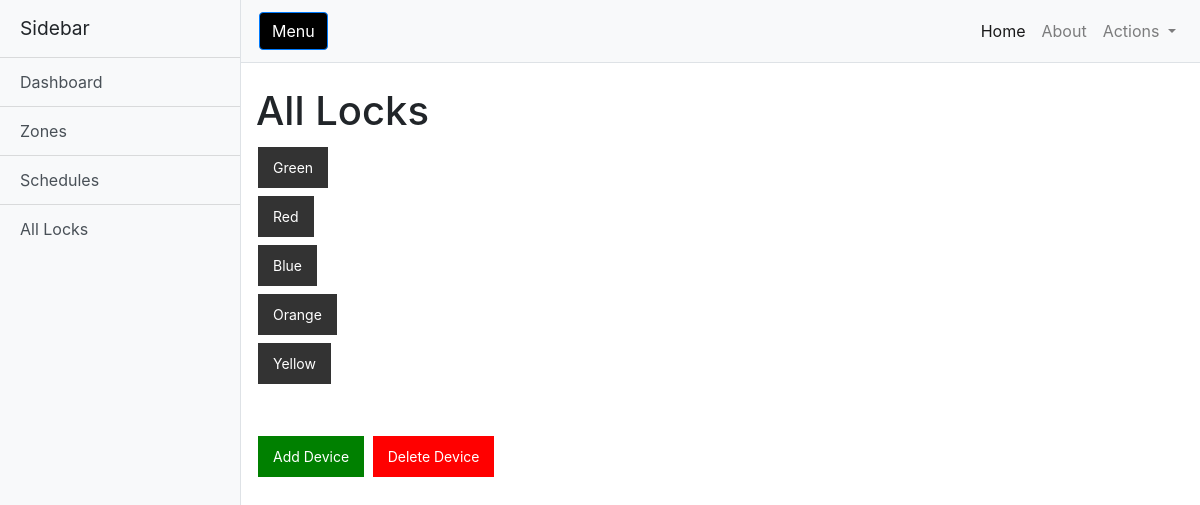
/all_locks, run on the app's committed database.
### dbschema.py (models this page shows)
class Lock(db.Model):
    id = db.Column(db.Integer, primary_key=True)
    lock_name=db.Column(db.String(20), unique = True, nullable= False)
    zone_id = db.Column(db.Integer,db.ForeignKey('zone.id'))

### webapp/webapprun.py (the view)
@app.route('/all_locks')
def all_locks():
	locks = Lock.query.all()
	return render_template("all_locks.html", title='All Locks', locks = locks)

### webapp/templates/all_locks.html (shortened to what this page needs)
<!DOCTYPE html>
<html lang="en">
<head>
  <link href="../static/vendor/bootstrap/css/bootstrap.min.css" rel="stylesheet">
  <link href="../static/css/simple-sidebar.css" rel="stylesheet">
</head>
<body>
  <div class="d-flex" id="wrapper">
    <div class="bg-light border-right" id="sidebar-wrapper">
      <div class="sidebar-heading">Sidebar </div>
      <div class="list-group list-group-flush">
        <a href="/" class="list-group-item list-group-item-action bg-light">Dashboard</a>
        <a href="zones" class="list-group-item list-group-item-action bg-light">Zones</a>
        <a href="schedules" class="list-group-item list-group-item-action bg-light">Schedules</a>
        <a href="all_locks" class="list-group-item list-group-item-action bg-light">All Locks</a>
      </div>
    </div>
    <div id="page-content-wrapper">
      <nav class="navbar navbar-expand-lg navbar-light bg-light border-bottom">
        <button class="btn btn-primary" id="menu-toggle" style= "background-color:black">Menu</button>
        <div class="collapse navbar-collapse" id="navbarSupportedContent">
          <ul class="navbar-nav ml-auto mt-2 mt-lg-0">
            <li class="nav-item active">
              <a class="nav-link" href="#">Home <span class="sr-only">(current)</span></a>
            </li>
            <li class="nav-item">
              <a class="nav-link" href="#">About</a>
            </li>
            <li class="nav-item dropdown">
              <a class="nav-link dropdown-toggle" href="#" id="navbarDropdown" role="button" data-toggle="dropdown" aria-haspopup="true" aria-expanded="false">
                Actions
              </a>
            </li>
          </ul>
        </div>
      </nav>
      <div class="container-fluid">
        <h1 class="mt-4">All Locks</h1>
        <ul>
          {% for lock in locks %}
          <li>
            <a href = "{{url_for('unlocked',lock=lock.lock_name)}}" class = "button">{{lock.lock_name}}</a></li>
          {% endfor %}
        </ul>
        <br>
          <a href="/Add_device" class = "button" style="background-color: green"> Add Device </a> <a href="/Delete_device" class = "button" style="background-color: red"> Delete Device </a>
      </div>
    </div>
  </div>
</body>
</html>

### webapp/static/css/simple-sidebar.css (style rules this page uses)
body { overflow-x: hidden; }
#sidebar-wrapper { min-height: 100vh; margin-left: -15rem; -webkit-transition: margin .25s ease-out; -moz-transition: margin .25s ease-out; -o-transition: margin .25s ease-out; transition: margin .25s ease-out; }
#sidebar-wrapper .sidebar-heading { padding: 0.875rem 1.25rem; font-size: 1.2rem; }
#sidebar-wrapper .list-group { width: 15rem; }
#page-content-wrapper { min-width: 100vw; }
@media (min-width: 768px) { #sidebar-wrapper { margin-left: 0; } }
@media (min-width: 768px) { #page-content-wrapper { min-width: 0; width: 100%; } }

### webapp/templates/all_locks.html (style rules this page uses)
.button { display: inline-block; background-color: #333333; color:white; padding: 10px 15px; text-align: center; text-decoration: none !important; display: inline-block; font-size: 14px; margin: 4px 2px; cursor: pointer; outline: none; }
ul { list-style-type: none !important; text-align: left; margin: 0; margin-bottom: 20px; padding: 0; }
button { display: inline-block; background-color: green; color:white; padding: 10px 15px; text-align: center; text-decoration: none !important; display: inline-block; font-size: 14px; margin: 4px 2px; cursor: pointer; outline: none; }

### data on the page
Lock: lock_name "Green"
Lock: lock_name "Red"
Lock: lock_name "Blue"
Lock: lock_name "Orange"
Lock: lock_name "Yellow"
